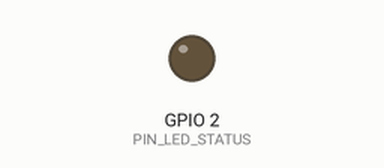
Recording of a sketch running on a simulated ESP32. Shown: output pins drawn as LEDs (lit = HIGH). What the sketch prints to the serial monitor is not drawn.

Above: at 0.5 s.
Timing chart, 0 to 2.0 s (numbered marks = the images above):
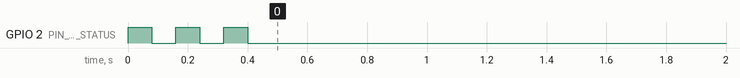

The sketch:

esp32_usb_transmitter.ino
```cpp
/*
 * =========================================================================
 * ArUcoNav: ESP32-C3 USB Serial Transmitter Dongle (ESP-NOW Mode)
 * =========================================================================
 * Plugs into PC USB port (USB CDC / USB-UART).
 * Receives serial commands from Python ("D,v_left,v_right\n") and transmits via ESP-NOW.
 * Receives ESP-NOW telemetry from car and forwards over Serial to Python ("T,us_l,us_f,us_r,v_bat\n").
 * Target Board: ESP32-C3 Dev Module (or ESP32-WROOM-32)
 * =========================================================================
 */

#include <esp_now.h>
#include <WiFi.h>

#if defined(CONFIG_IDF_TARGET_ESP32C3)
  #define PIN_LED_STATUS 8  // ESP32-C3 SuperMini onboard LED
#else
  #define PIN_LED_STATUS 2  // ESP32-WROOM-32 onboard LED
#endif

// Struct for drive command from PC
typedef struct __attribute__((packed)) {
  int16_t v_left;
  int16_t v_right;
  uint32_t seq;
} DriveCommandMsg;

// Struct for telemetry back to PC (3 Ultrasonic Sensors: Angle Left, Front, Angle Right)
typedef struct __attribute__((packed)) {
  float us_left_cm;
  float us_front_cm;
  float us_right_cm;
  float battery_voltage;
  uint32_t seq;
} TelemetryMsg;

DriveCommandMsg tx_cmd;
TelemetryMsg rx_telem;

// Target Car MAC Address (Paired directly to the RC Car ESP32)
uint8_t car_mac[] = {0x4C, 0xC3, 0x82, 0xED, 0x3D, 0x58};
uint8_t broadcast_mac[] = {0xFF, 0xFF, 0xFF, 0xFF, 0xFF, 0xFF};

unsigned long last_tx_blink = 0;
unsigned long last_heartbeat = 0;
unsigned long last_pc_cmd_time = 0;
unsigned long last_telem_recv = 0;

void onDataRecv(const esp_now_recv_info *info, const uint8_t *data, int len) {
  if (len == sizeof(TelemetryMsg)) {
    memcpy(&rx_telem, data, sizeof(TelemetryMsg));
    last_telem_recv = millis();

    // Output formatted string to PC USB Serial: T,us_l,us_f,us_r,v_bat
    Serial.printf("T,%.1f,%.1f,%.1f,%.2f\n", rx_telem.us_left_cm, rx_telem.us_front_cm, rx_telem.us_right_cm, rx_telem.battery_voltage);

    // Quick blink on telemetry receive
    digitalWrite(PIN_LED_STATUS, !digitalRead(PIN_LED_STATUS));
    last_tx_blink = millis();
  }
}

void setup() {
  Serial.begin(115200);
  pinMode(PIN_LED_STATUS, OUTPUT);
  digitalWrite(PIN_LED_STATUS, LOW);

  WiFi.mode(WIFI_STA);
  WiFi.disconnect();

  if (esp_now_init() != ESP_OK) {
    Serial.println("ERROR: ESP-NOW init failed!");
    return;
  }

  esp_now_register_recv_cb(onDataRecv);

  // Add unicast car peer
  esp_now_peer_info_t peerInfo = {};
  memcpy(peerInfo.peer_addr, car_mac, 6);
  peerInfo.channel = 0;
  peerInfo.encrypt = false;
  esp_now_add_peer(&peerInfo);

  // Add broadcast peer as fallback
  memcpy(peerInfo.peer_addr, broadcast_mac, 6);
  esp_now_add_peer(&peerInfo);

  // Ready signal: 3 rapid LED flashes
  for (int i = 0; i < 3; i++) {
    digitalWrite(PIN_LED_STATUS, HIGH);
    delay(80);
    digitalWrite(PIN_LED_STATUS, LOW);
    delay(80);
  }

  Serial.println("\n[ESP-NOW] ESP32-C3 USB Transmitter Gateway Online");
  Serial.printf("[ESP-NOW] Target Car MAC: %02X:%02X:%02X:%02X:%02X:%02X\n",
                car_mac[0], car_mac[1], car_mac[2], car_mac[3], car_mac[4], car_mac[5]);
}

void loop() {
  unsigned long now = millis();

  // Read command line from PC Serial: "D,180,180\n"
  if (Serial.available()) {
    String line = Serial.readStringUntil('\n');
    line.trim();
    if (line.startsWith("D,")) {
      int comma1 = line.indexOf(',');
      int comma2 = line.indexOf(',', comma1 + 1);
      if (comma1 > 0 && comma2 > 0) {
        tx_cmd.v_left = line.substring(comma1 + 1, comma2).toInt();
        tx_cmd.v_right = line.substring(comma2 + 1).toInt();
        last_pc_cmd_time = now;
      }
    }
  }

  // Failsafe: if PC stops sending commands for > 400ms, set motors to 0
  if (now - last_pc_cmd_time > 400) {
    tx_cmd.v_left = 0;
    tx_cmd.v_right = 0;
  }

  // Automatic 20 Hz (50ms) Radio Heartbeat:
  // Keeps the radio link alive instantly even before Python starts!
  if (now - last_heartbeat >= 50) {
    last_heartbeat = now;
    tx_cmd.seq++;
    esp_now_send(car_mac, (uint8_t*)&tx_cmd, sizeof(DriveCommandMsg));
  }

  // Diagnostics if car telemetry hasn't been received in 2.5 seconds
  static unsigned long last_diag = 0;
  if (now - last_telem_recv > 2500 && now - last_diag > 2500) {
    last_diag = now;
    Serial.println("[GATEWAY] Heartbeat active -> Searching for Car on ESP-NOW...");
  }
}
```
